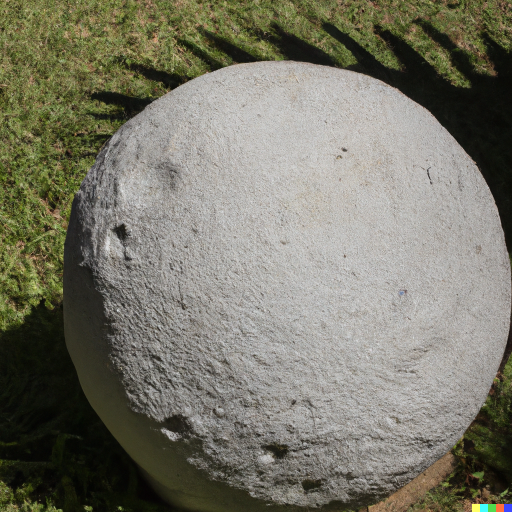
#> input picture Samples/DallE2/DallE2_0.png, 1024 x 1024 px (shown at 1/2 size)
$ python -i EM_main.py   (imports and definitions only)
#> lines starting #> are read from the running program, lines starting #| are printed output that depends on the picture; after the words box and inside, x2 and y2 are one past the last pixel; in counts of white or black regions, pixels touching at a corner belong together
### Code/EM/eraser_lib.py
import numpy as np
import matplotlib
import matplotlib.pyplot as plt
from matplotlib.widgets import Slider

class eraser:
	def __init__(self, image, alwaysRefresh = 1):

		# Defining plot objects
		self.fig, self.ax = plt.subplots()
		self.imsh = None
		self.image = image

		# Circle (eraser appearance)
		self.circle = matplotlib.patches.Circle(xy=(512, 512), radius=30, color='yellow',
										   fill=False, alpha=0.4)
		self.ax.add_patch(self.circle)

		# Mouse event variables
		self.press = False
		self.position = None

		# Speed up or not
		self.alwaysRefresh = alwaysRefresh

	def connect(self):
		"""Connect to all the events we need."""
		self.cidpress = self.circle.figure.canvas.mpl_connect(
			'button_press_event', self.on_press)
		self.cidrelease = self.circle.figure.canvas.mpl_connect(
			'button_release_event', self.on_release)
		self.cidmotion = self.circle.figure.canvas.mpl_connect(
			'motion_notify_event', self.on_motion)

	def show(self):
		"""Intruducing the slider for the radius and showing the interface."""
		self.imsh = plt.imshow(self.image, cmap='gray', vmin=0, vmax=255)

		# Make a vertically oriented slider to control the radius
		axSlider = self.fig.add_axes([0.1, 0.15, 0.0225, 0.63])
		radiusSlider = Slider(
			ax=axSlider,
			label="Radius width",
			valmin=10,
			valmax=150,
			valinit=40,
			orientation="vertical"
		)

		# The function to be called anytime a slider's value changes
		def update(val):
			self.circle.set_radius(val) # Update radius value
			self.circle.figure.canvas.draw() # Refresh the image

		# Register the update function
		radiusSlider.on_changed(update)

		# Showing the interface
		self.fig.suptitle('Please erase noise and then close this window.', fontsize=16)
		plt.show()

	# [67 lines left out: functions on_press, on_motion, on_release, not called in this run]

	def close(self):
		"""Disconnect all callbacks and return the resulting image."""
		self.circle.figure.canvas.mpl_disconnect(self.cidpress)
		self.circle.figure.canvas.mpl_disconnect(self.cidrelease)
		self.circle.figure.canvas.mpl_disconnect(self.cidmotion)
		return self.image

# Test
# [14 lines that do not run on import are left out]

	# Show the result
	#plt.imshow(img, cmap='gray', vmin=0, vmax=255)
	#plt.show()

### ToShare/Code/LightAnalisys/geometry_lib.py
import matplotlib
import numpy as np
from scipy import ndimage
from matplotlib import pyplot as plt
from PIL import Image
import time

pixelLength = 1024
class point:
	def __init__(self, x:int, y:int):
		#if (x<0) or (x>1024) or (y<0) or (y>1024):
		#	raise Exception("Point coordinates not in interval (0, {}).".format(pixelLength))
		self.x = x
		self.y = y

	def isInImage(self):
		return not((self.x<0) or (self.x>=1024) or (self.y<0) or (self.y>=1024))

	# [4 lines left out: function belongsToCircle, not called in this run]

	def __repr__(self):
		return f"({self.x}, {self.y})"

	# [35 lines left out: functions onImage, collectionOnImage, not called in this run]

class circle:
	def __init__(self, cx: int, cy: int, r: int, sigma = 40, epsilon = 0.2): # constructor of the class
		self.center = point(cx,cy)
		self.r = r
		self.sigma = sigma
		self.epsilon = epsilon

		# Coefficients, one coordinate for each layer, using only the 0-th coordinate for grayscale images
		self.l00 = np.zeros(shape = (3), dtype=float)
		self.l1m1 = np.zeros(shape = (3), dtype=float)
		self.l10 = np.zeros(shape = (3), dtype=float)
		self.l11 = np.zeros(shape = (3), dtype=float)
		self.l2m2 = np.zeros(shape = (3), dtype=float)
		self.l2m1 = np.zeros(shape = (3), dtype=float)
		self.l20 = np.zeros(shape = (3), dtype=float)
		self.l21 = np.zeros(shape = (3), dtype=float)
		self.l22 = np.zeros(shape = (3), dtype=float)

	def __repr__(self):
		return f"Circle with center ({self.center.x}, {self.center.y}) and radius {self.r}."

	def __contains__(self, P:point):
		return (P.x-self.center.x)**2 + (P.y-self.center.y)**2 < self.r**2

	# [9 lines left out: function normalAtPoint, not called in this run]

	def Y00(self, n):
		return 1/np.sqrt( 4 * np.pi )

	def Y1m1(self, n):
		return np.sqrt(3 / ( 4 * np.pi ) ) * n[1]

	def Y10(self, n):
		return np.sqrt(3 / (4 * np.pi)) * n[2]

	def Y11(self, n):
		return np.sqrt(3 / (4 * np.pi)) * n[0]

	def Y2m2(self,n):
		return 3 *np.sqrt(5 / (12 * np.pi)) * n[0] * n[1]

	def Y2m1(self,n):
		return 3 *np.sqrt(5 / (12 * np.pi)) * n[1] * n[2]

	def Y20(self,n):
		return 0.5 * np.sqrt(5 / (4 * np.pi)) * (3*(n[2]**2)-1)

	def Y21(self,n):
		return 3 *np.sqrt(5 / (12 * np.pi)) * n[0] * n[2]

	def Y22(self,n):
		return 1.5 * np.sqrt(5 / (12 * np.pi)) * ((n[0]**2)-(n[1]**2))


	# [148 lines left out: functions renderedOnImage, fastRenderedOnImage, not called in this run]

	def rendered(self):
		return self.fastRenderedOnImage(np.zeros(shape = (pixelLength, pixelLength, 3), dtype=np.uint8))

	def grayscaleRendered(self):
		return self.fastRenderedOnImage(np.zeros(shape = (pixelLength, pixelLength), dtype=np.uint8))

	def onImage(self, image, width = 2): #return a RGB image with the grayscale original image in background and the circle guess in red
		if (len(image.shape) == 2):#grayscale image
			output = np.zeros((image.shape[0],image.shape[1],3), dtype = np.short)
			for i in range(image.shape[0]):
				for j in range(image.shape[1]):
					if image[i,j] == 255:#adding points of the image
						for k in range(3):
							output[i,j,k] = 255
					if (abs(np.sqrt((i-self.center.x)**2+(j-self.center.y)**2)-self.r) < width):#adding points of the circle
						output[i,j,0] = 0
						output[i,j,1] = 255
						output[i,j,2] = 0
		else: #RGB image
			output = image
			for i in range(image.shape[0]):
				for j in range(image.shape[1]):
					if (abs(np.sqrt((i-self.center.x)**2+(j-self.center.y)**2)-self.r) < width):#adding points of the circle
						output[i,j,0] = 0
						output[i,j,1] = 255
						output[i,j,2] = 0
		return output

	# [94 lines left out: functions randomPoint, extimateCoefficients, not called in this run]


# [76 lines that do not run on import are left out]

### Code/EM/EM_main.py
###	 EXPECTATION MAXIMIZATION MAIN FILE

import sys

import cv2
import matplotlib
import numpy as np
from matplotlib import pyplot as plt

sys.path.insert(0, './../..')
from Code.import_file import *
from Code.LightAnalisys.geometry_lib import circle
from eraser_lib import eraser
from Code.show_lib import *
import expectation_lib as ex
import maximization_lib as ma
from interaction_lib import interactiveGuess
from scipy.ndimage import gaussian_filter
from PIL import Image


def preprocessing(originalImage, erase):
#> called with erase = 1
	print("\n --- START OF PREPROCESSING --- ")

	# Converting the image from RGB to grayscale
	print("RGB to grayscale...")
	if len(originalImage.shape) == 3:  # In that case we are analyzing an RGB images
		image = cv2.cvtColor(originalImage, cv2.COLOR_RGB2GRAY)  # Converting the image to grayscale
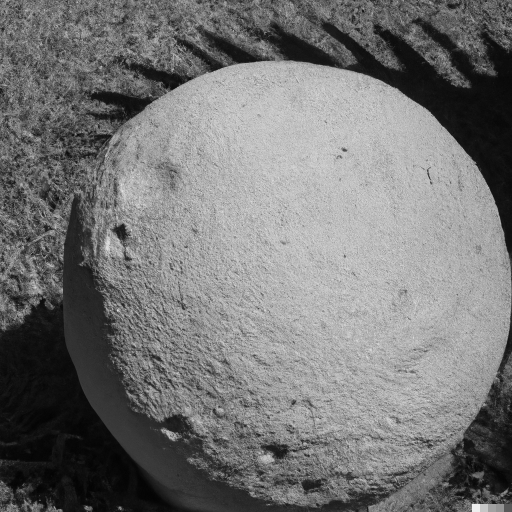
#> image: shape (1024, 1024) (shown at 1/2 size); min 1, max 249, mean 117.3
	else:
		assert (len(originalImage.shape) == 2)  # In that case we expect the image to be already in grayscale format
		image = originalImage

	# Sharpening
	print("Sharpening...")
	sigma = 0.12
	alpha = 3
	filter_blurred_f = gaussian_filter(image, sigma)
	image = image + alpha * (image - filter_blurred_f)

	# Edge detection and threshold
	print("Blurring...")
	image = cv2.blur(image, (11, 11))
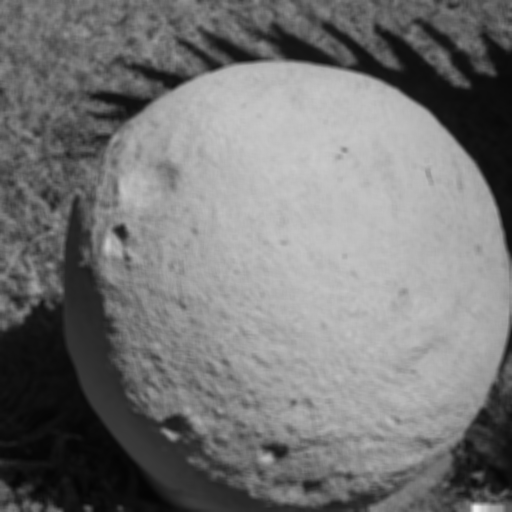
#> image: shape (1024, 1024) (shown at 1/2 size); min 4, max 238, mean 117.3
	print("Cannying...")  # https://docs.opencv.org/4.x/da/d22/tutorial_py_canny.html
	image = cv2.Canny(image, threshold1=30, threshold2=70)
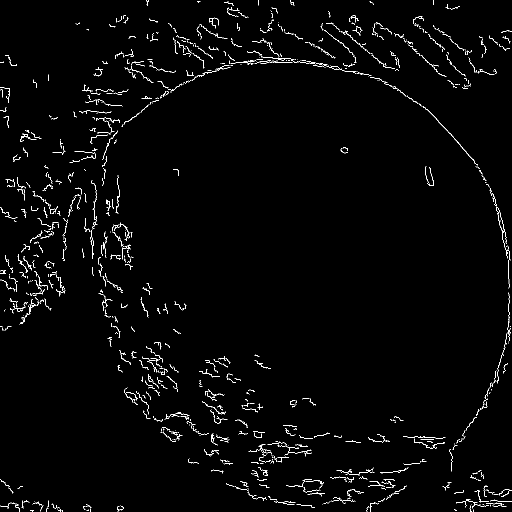
#> image: shape (1024, 1024) (shown at 1/2 size); 1.7% white in thin lines or dots

	print("Grayscale to black or white...")
	for i in range(image.shape[0]):
		for j in range(image.shape[1]):
			if image[i, j] > 125:
				image[i, j] = 255
			else:
				image[i, j] = 0

	if erase:  # Erase noise by hand
		print("Eraser...")

		# Call eraser methods
		e = eraser( image, alwaysRefresh=0)
		e.connect()
		e.show()
#> in show, `plt.show()`:
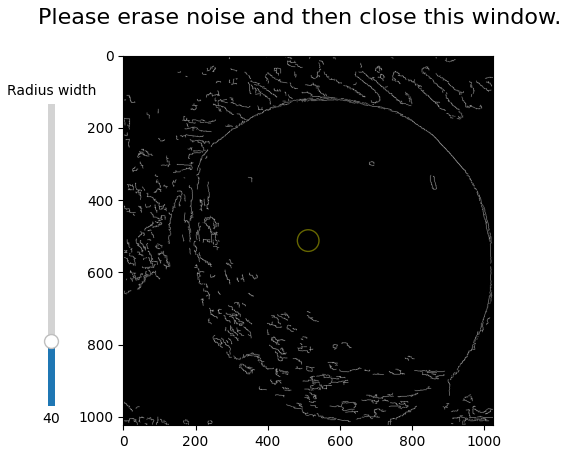
#> figure drawn by matplotlib, 2 panels

		# Obtain the resulting image
		image = e.close()

	print(" --- END OF PREPROCESSING --- \n")

	return image


def EM(originalImage, C=0, rounds=0, visual=0, finalVisual=1, erase=1):
	"""
		originalImage := the image where to find the circle
		C := the  guess of the circle object
		rounds := the desired number of rounds
		visual := run the function showing (1) or not showing the prints in each step of the algorithm
		erase := the optional usage of the eraser to delete by hand points related to outliers
	"""

	# Preprocessing
	image = preprocessing(originalImage, erase)

	print("\n --- START OF E.M. ALGORITHM --- ")

	# Setting the circle guess in case it is not defined
	if C == 0:  # if we have no initial guess we start from the circle centered in the center of the image and with radious 1/3 of the smallest edge of the image
		print("Setting auto guess...")
		C = circle(image.shape[0] / 2, image.shape[1] / 2, min(image.shape) / 3, sigma=80, epsilon=0.3)

	if visual:
		# Plotting the processed image also displaying the initial guess
		print("Showing processed image with initial circle guess...")
		matplotlib.rcParams['figure.figsize'] = [15, 15]
		plt.title('Processed image with initial circle guess.')
		plt.imshow(C.onImage(image))
		plt.show()

	# Speedup condition parameters
	max_range = 100
	sigma_range = 25

	for round in range(1, rounds + 1):
		print("\nExecute round {}/{} with parameters:\nEpsilon = {}       Sigma = {}      Max Range = {}".format(round,
																											   rounds,
																											   C.epsilon,
																											   C.sigma,
																											   max_range))

		if visual:  # Plotting the actual probability curve depending on the distance from the circle edge
			ex.plot_prob_curve_evo(C.sigma, C.epsilon)

		M = []
		sigma_num = 0
		sigma_den = 0
		w = []

		# cycling in the image pixels in order to compute:
		#	 the values delta_k for each pixel of the image representing one (or 255) (stored in dk_1)
		#	 the matrix M
		#	 the list of the probabilities w_k
		# 	 the new valiue for the patrameter sigma
		for i in range(image.shape[0]):
			for j in range(image.shape[1]):
				if image[i, j] == 255 and (
						dk := ex.deltak_evo(i, j,
											C)) < max_range ** 2:  # The second condition provides speedup
					#
					M.append([i ** 2 + j ** 2, i, j, 1])
					w.append(ex.wk(dk, C.sigma, C.epsilon))
					if dk < sigma_range ** 2:  # Second speedup condition
						# Calculations regarding the update of the parameter sigma
						wk_s = ex.wk_sigma(dk, C.sigma, C.epsilon)
						sigma_num += wk_s * dk
						sigma_den += wk_s

		# Updating the actual guess
		W = np.diag(np.array(w))
		v = ma.computeEigenvector(M, W)
		ma.updateCircle(C, v)

		# Updating the parameter sigma
		oldSigma = C.sigma
		C.sigma = sigma_num / sigma_den

		if abs(
				oldSigma - C.sigma) < 0.5:
			print("\nA small sigma update has happened. Iteration stopped." )
			break  # Breaking the for loop if there is no relevant change for the parameter sigma

		if visual:
			# Visualize the actual guess
			print("Showing the actual guess...")
			matplotlib.rcParams['figure.figsize'] = [7, 7]
			plt.title('Circle estimation after {} step.'.format(round))
			plt.imshow(C.onImage(image))
			plt.show()

	if finalVisual:
		# Visualize the final guess
		print("Showing the final guess...")
		matplotlib.rcParams['figure.figsize'] = [7, 7]
		plt.title('Final estimation.')
		plt.imshow(C.onImage(originalImage))
#> after the loop in onImage, `for i in range(image.shape[0]):`:
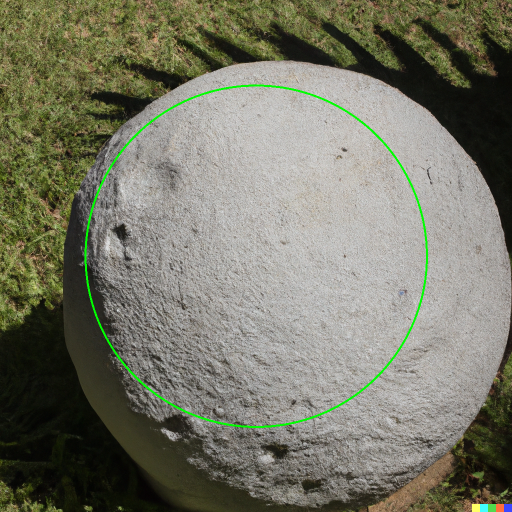
#> output: shape (1024, 1024, 3) (shown at 1/2 size); mean R, G, B 118.8, 119.3, 103.2
		plt.show()

	print("Final guess returned.")
	print("\n --- END OF E.M. ALGORITHM --- ")
	return C


# [10 lines not run here, left out]

>>> import cv2
>>> picture = cv2.cvtColor(cv2.imread('../../Samples/DallE2/DallE2_0.png'), cv2.COLOR_BGR2RGB)
>>> result = EM(picture)

$ run again, on Samples/DallE2/DallE2_6.png
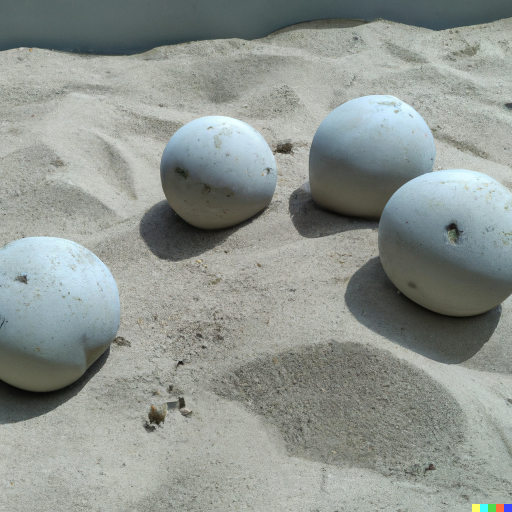
#> input picture Samples/DallE2/DallE2_6.png, 1024 x 1024 px (shown at 1/2 size)
#> in preprocessing, `image = cv2.Canny(image, threshold1=30, threshold2=70)`:
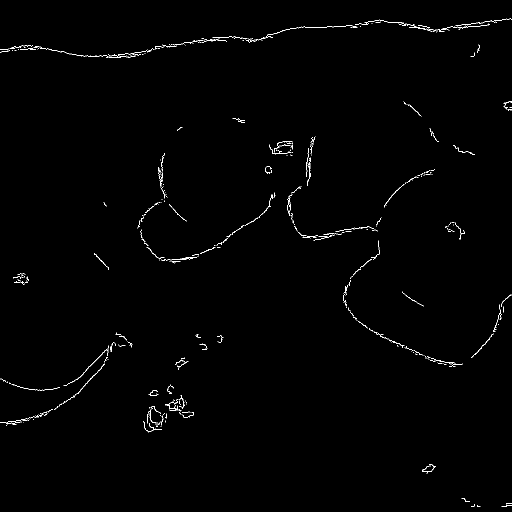
#> image: shape (1024, 1024) (shown at 1/2 size); 0.65% white in thin lines or dots
#> after the loop in onImage, `for i in range(image.shape[0]):`:
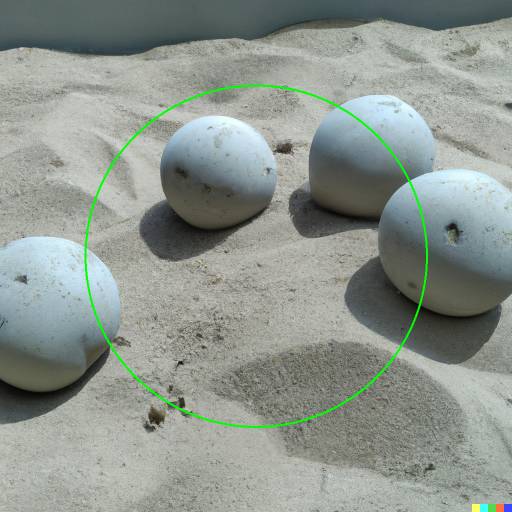
#> output: shape (1024, 1024, 3) (shown at 1/2 size); mean R, G, B 141.7, 149.9, 142.7
